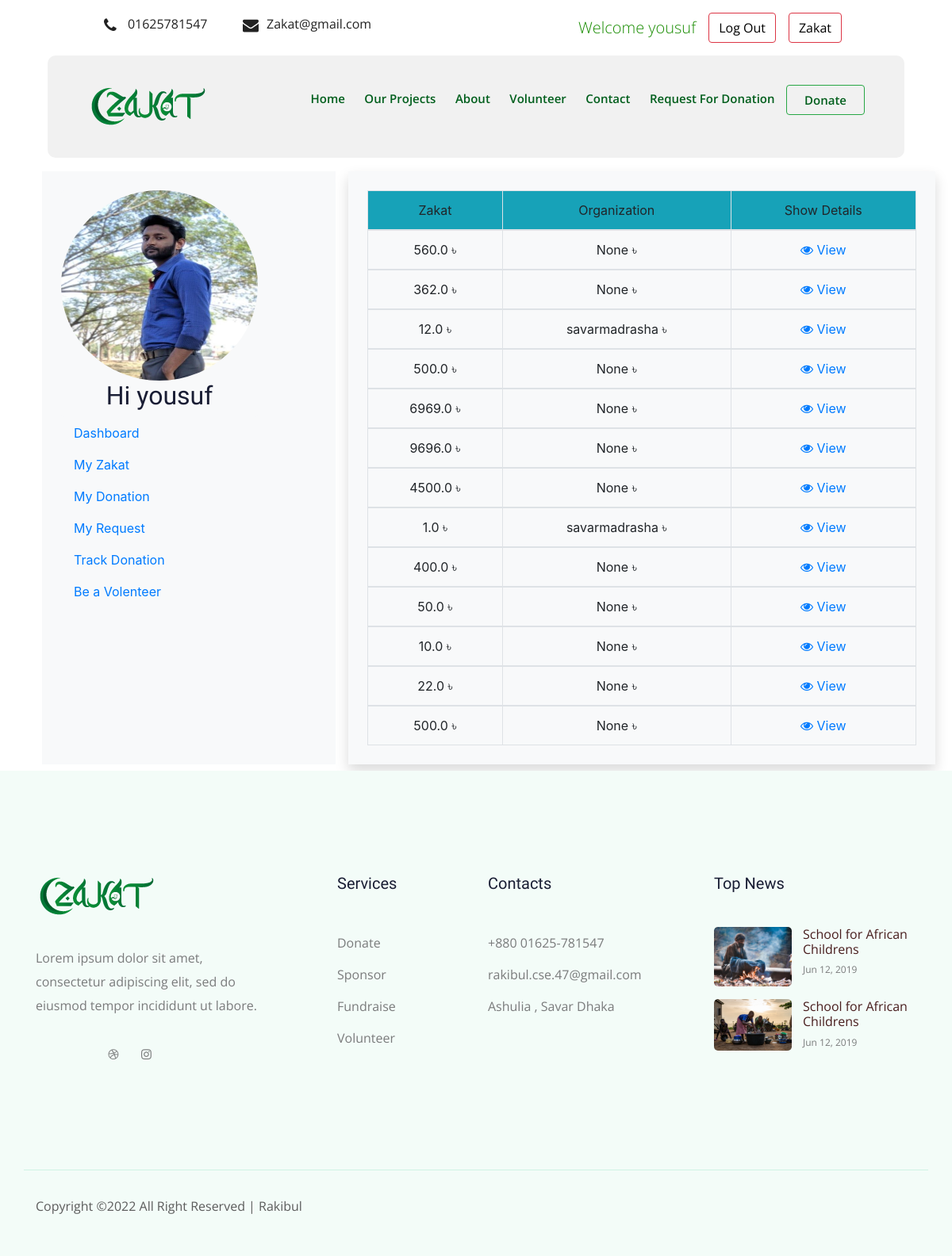
Screenshot of /profile/showzakat/ (signed in) with the database file from the repository.
### Profile/models.py (models this page shows, shortened)
class Donor(models.Model):
    user = models.OneToOneField(User, null=True, on_delete=models.SET_NULL)
    donorName = models.CharField(max_length=20,null=True)
    donorGender = models.CharField(choices=GENDER_OPTIONS, max_length=20,null=True)
    donorPhone = models.IntegerField(blank=False,null=True)
    donorEmail = models.EmailField(blank=False,null=True)
    donorAddress = models.TextField(default=None,null=True)
    donorAvatar = models.ImageField(upload_to='donor',null=True)

class Organization(models.Model):
    user = models.OneToOneField(User, null=True, on_delete=models.CASCADE)
    orgName = models.CharField(blank=False, max_length=40)
    orgOwnerName = models.CharField(blank=False, max_length=20)
    orgPhone = models.CharField(blank=False, max_length=11)
    orgEmail = models.EmailField(blank=False)
    orgAddress = models.TextField(blank=False, default=None)
    orgDescription = models.TextField(default="")
    orgDocument = models.ImageField(upload_to='Verifications')
    def __str__(self):
        return str(self.user)

### Donations/models.py (models this page shows, shortened)
class Zakat(models.Model):
    user = models.ForeignKey(Donor, on_delete=models.SET_NULL, null=True)
    firstName = models.CharField(max_length=15, null=False)
    lastName = models.CharField(max_length=15)
    address = models.CharField(max_length=80, null=False)
    phone = models.CharField(max_length=11, blank=False,)
    zakatAmount = models.FloatField(blank=False, null=False)
    organization = models.ForeignKey(Organization, on_delete=models.CASCADE,null=True,blank=True)

### Profile/views.py (the view)
# urls.py: path('showzakat/', ShowZakat, name='showzakat'),
def ShowZakat(request):
    donor = Donor.objects.filter(user__id=request.user.id)
    ZakatData = Zakat.objects.filter(user__user_id=request.user.id)
    context = {
        'zakatdata': ZakatData,
        'donor': donor,
    }
    return render(request, 'profile/profilePages/showzakat.html', context)

### templates/profile/profilePages/showzakat.html
{% extends 'profile/baseProfile.html' %}
{% load static %}
{% block Zakat %}
    <div class="content justify-content-center d-flex">
        <table class="table table-bordered p-3 m-2">
            <thead class="table-head border-bottom bg-info p-2 text-center">
            <tr class="border table-row p-2">
                <td>Zakat</td>
                <td>Organization</td>
                <td>Show Details</td>
            </tr>
            </thead>
            {% for info in zakatdata %}
                <tbody class="text-center">
                <td>{{ info.zakatAmount }} ৳</td>
                <td>{{ info.organization }} ৳</td>
                <td><a href="#"><i class="fa fa-eye"></i> View </a></td>
                </tbody>
            {% endfor %}
        </table>
    </div>
{% endblock %}

### templates/profile/baseProfile.html (shortened to what this page needs)
<!DOCTYPE html>
<html lang="en">
<head>
    {% load static %}
    <link
            rel="stylesheet"
            href="https://stackpath.bootstrapcdn.com/bootstrap/4.3.1/css/bootstrap.min.css"
    />
    <link rel="stylesheet" href="{% static 'css/bootstrap.min.css' %}"/>
    <link rel="stylesheet" href="{% static 'css/owl.carousel.min.css' %}"/>
    <link rel="stylesheet" href="{% static 'css/magnific-popup.css' %}"/>
    <link rel="stylesheet" href="{% static 'css/font-awesome.min.css' %}"/>
    <link rel="stylesheet" href="{% static 'css/themify-icons.css' %}"/>
    <link rel="stylesheet" href="{% static 'css/nice-select.css' %}"/>
    <link rel="stylesheet" href="{% static 'css/flaticon.css' %}"/>
    <link rel="stylesheet" href="{% static 'css/gijgo.css' %}"/>
    <link rel="stylesheet" href="{% static 'css/animate.css' %}"/>
    <link rel="stylesheet" href="{% static 'css/slicknav.css' %}"/>
    <link rel="stylesheet" href="{% static 'css/style.css' %}"/>
    <link rel="stylesheet" href="https://pro.fontawesome.com/releases/v5.10.0/css/all.css"
/>
    <link
            rel="stylesheet"
            href="https://stackpath.bootstrapcdn.com/bootstrap/4.3.1/css/bootstrap.min.css"
    />
    <link rel="stylesheet" href="https://cdnjs.cloudflare.com/ajax/libs/font-awesome/4.7.0/css/font-awesome.min.css">
</head>
<body>
<header>
    <div class="header-area ">
        <div class="header-top_area" style="padding: 1rem;">
            <div class="container-fluid">
                <div class="row">
                    <div class="col-xl-6 col-md-12 col-lg-8">
                        <div class="short_contact_list align-middle ">
                            <ul class="align-middle">
                                <li class="align-middle">
                                    <a href="#" class="align-middle"> <i class="fa fa-phone align-middle"
                                                                         style="text-decoration: none;"></i> 01625781547</a>
                                </li>
                                <li class="align-middle">
                                    <a href="#" class="align-middle">
                                        <i class="fa fa-envelope align-middle" style="text-decoration: none;"></i>Zakat@gmail.com</a
                                    >
                                </li>
                            </ul>
                        </div>
                    </div>
                    <div class="col-xl-6 col-md-6 col-lg-4 d-flex justify-content-end  ">
                        {% if user.is_authenticated %}
                            {% if request.user.is_superuser %}
                                <p class="lead mx-2"><a style="color: #1a8d03" class="text-decoration-none"
                                                        href="{% url 'admindashboard' %}"> Super
                                    User {{ user.username }} </a></p>
                            {% else %}
                                <p class="lead mx-2"><a style="color: #1a8d03" class="text-decoration-none"
                                                        href="{% url 'dashboard' %}"> Welcome {{ user.username }} </a>
                                </p>
                            {% endif %}
                            <p class="btn btn-outline-danger mx-2"><a href="{% url 'logout' %}"
                                                                      style="text-decoration: none; color: #000;"> Log
                                Out </a></p>
                            <p class="btn btn-outline-danger mx-2"><a href="{% url 'zakat' %}"
                                                                      style="text-decoration: none; color: #000;">
                                Zakat </a></p>
                        {% endif %}
                    </div>
                </div>
            </div>
        </div>
        <div id="sticky-header" class="main-header-area">
            <div class="container-fluid">
                <div class="row align-items-center">
                    <div class="col-xl-3 col-lg-3">
                        <div class="logo">
                            <a href="{% url 'home' %}">
                                <img src="{% static 'img/zakatnew.png' %}" alt=""/>
                            </a>
                        </div>
                    </div>
                    <div class="col-xl-9 col-lg-9">
                        <div class="main-menu">
                            <nav class="text-decoration-none">
                                <ul id="navigation">
                                    <li><a class="text-decoration-none" href="{% url 'home' %}">home</a></li>
                                    <li><a class="text-decoration-none" href="{% url 'allprojects' %}">Our Projects</a></li>
                                    <li><a class="text-decoration-none" href="{% url 'about' %}"> About </a></li>
                                    <li><a class="text-decoration-none" href="#">Volunteer</a></li>
                                    <li><a class="text-decoration-none" href="{% url 'contact' %}">Contact</a></li>
                                    {% if user.is_authenticated %}
                                        <li><a class="text-decoration-none" href="{% url 'donationRequest' %}">Request
                                            For
                                            Donation</a></li>
                                    {% endif %}
                                    <button class="btn btn-outline-success " style="cursor:pointer;">
                                        <li><a class="text-decoration-none" href="{% url 'donation' %}"> Donate </a></li>
                                    </button>
                                </ul>
                            </nav>
                        </div>
                    </div>
                    <div class="col-12">
                    </div>
                </div>
            </div>
        </div>
    </div>
</header>
<br>
<br>
<br>
<div class="container d-flex ">
    <div class="content col-4 bg-light m-2 p-2 ">
        <div class="d-flex flex-column flex-shrink-0 p-3 bg-light" style="width: 280px;">
            <div class="card bg-light d-flex justify-content-center align-items-center" style="border:none;">
                {% if user.is_authenticated %}
                    {% for data in donor %}
                            <img src="/media/{{ data.donorAvatar }}" alt="" style="width:100%;height:15rem;border-radius:50% ">
                        <h2 >Hi {{ user.username }}</h2>
                    {% endfor %}
                {% endif %}
            </div>
            <ul class="nav nav-pills flex-column mb-auto">
                <li class="nav-item">
                    <a href="{% url 'dashboard' %}" class="nav-link " aria-current="page">Dashboard</a>
                </li>
                <li>
                    <a href="{% url 'showzakat' %}" class="nav-link link-dark">  My Zakat </a>
                </li>
                <li>
                    <a href="{% url 'showdonation' %}" class="nav-link link-dark">  My Donation </a>
                </li>
                <li>
                    <a href="{% url 'showrequest' %}" class="nav-link link-dark"> My Request</a>
                </li>
                <li>
                    <a href="{% url 'trackZakat' %}" class="nav-link link-dark">Track Donation</a>
                </li>
                <li>
                    <a href="{% url 'becomevolunteer' %}" class="nav-link link-dark">Be a Volenteer</a>
                </li>
            </ul>
        </div>
    </div>
    <div class="content col-8 bg-light m-2 p-3 shadow">
        {% block Zakat %}
        {% endblock %}
    </div>
</div>
<footer class="footer">
    <div class="footer_top">
        <div class="container">
            <div class="row">
                <div class="col-xl-4 col-md-6 col-lg-4 ">
                    <div class="footer_widget">
                        <div class="footer_logo">
                            <a href="#">
                                <img src="{% static 'img/zakatnew.png' %}" alt="">
                            </a>
                        </div>
                        <p class="address_text">Lorem ipsum dolor sit amet, <br> consectetur adipiscing elit, sed do
                            <br> eiusmod tempor incididunt ut labore.
                        </p>
                        <div class="socail_links">
                            <ul>
                                <li>
                                    <a href="#">
                                        <i class="ti-facebook"></i>
                                    </a>
                                </li>
                                <li>
                                    <a href="#">
                                        <i class="ti-twitter-alt"></i>
                                    </a>
                                </li>
                                <li>
                                    <a href="#">
                                        <i class="fa fa-dribbble"></i>
                                    </a>
                                </li>
                                <li>
                                    <a href="#">
                                        <i class="fa fa-instagram"></i>
                                    </a>
                                </li>
                            </ul>
                        </div>
                    </div>
                </div>
                <div class="col-xl-2 col-md-6 col-lg-2">
                    <div class="footer_widget">
                        <h3 class="footer_title">
                            Services
                        </h3>
                        <ul class="links">
                            <li><a href="#">Donate</a></li>
                            <li><a href="#">Sponsor</a></li>
                            <li><a href="#">Fundraise</a></li>
                            <li><a href="#">Volunteer</a></li>
                        </ul>
                    </div>
                </div>
                <div class="col-xl-3 col-md-6 col-lg-3">
                    <div class="footer_widget">
                        <h3 class="footer_title">
                            Contacts
                        </h3>
                        <div class="contacts">
                            <p>+880 01625-781547 <br>
                                rakibul.cse.47@gmail.com <br>
                                Ashulia , Savar
                                Dhaka
                            </p>
                        </div>
                    </div>
                </div>
                <div class="col-xl-3 col-md-6 col-lg-3">
                    <div class="footer_widget">
                        <h3 class="footer_title">
                            Top News
                        </h3>
                        <ul class="news_links">
                            <li>
                                <div class="thumb">
                                    <a href="#">
                                        <img src="{% static 'img/news/news_1.png' %}" alt="">
                                    </a>
                                </div>
                                <div class="info">
                                    <a href="#">
                                        <h4>School for African Childrens</h4>
                                    </a>
                                    <span>Jun 12, 2019</span>
                                </div>
                            </li>
                            <li>
                                <div class="thumb">
                                    <a href="#">
                                        <img src="{% static 'img/news/news_2.png' %}" alt="">
                                    </a>
                                </div>
                                <div class="info">
                                    <a href="#">
                                        <h4>School for African
                                            Childrens</h4>
                                    </a>
                                    <span>Jun 12, 2019</span>
                                </div>
                            </li>
                        </ul>
                    </div>
                </div>
            </div>
        </div>
    </div>
    <div class="copy-right_text">
        <div class="container">
            <div class="row">
                <div class="bordered_1px "></div>
                <div class="col-xl-12">
                    <p class="copy_right text-center">
                    <p>
                        Copyright &copy;<script>document.write(new Date().getFullYear()) </script>
                        All Right Reserved | Rakibul
                    </p>
                    </p>
                </div>
            </div>
        </div>
    </div>
</footer>
</body>
</html>

### rows the page displays
Donor: donorAvatar (picture)
Zakat: zakatAmount "560.0", organization "None"
Zakat: zakatAmount "362.0", organization "None"
Zakat: zakatAmount "12.0", organization "savarmadrasha"
Zakat: zakatAmount "500.0", organization "None"
Zakat: zakatAmount "6969.0", organization "None"
Zakat: zakatAmount "9696.0", organization "None"
Zakat: zakatAmount "4500.0", organization "None"
Zakat: zakatAmount "1.0", organization "savarmadrasha"
Zakat: zakatAmount "400.0", organization "None"
Zakat: zakatAmount "50.0", organization "None"
Zakat: zakatAmount "10.0", organization "None"
Zakat: zakatAmount "22.0", organization "None"
Zakat: zakatAmount "500.0", organization "None"

### other values shown
{{ user.username }} "yousuf"
